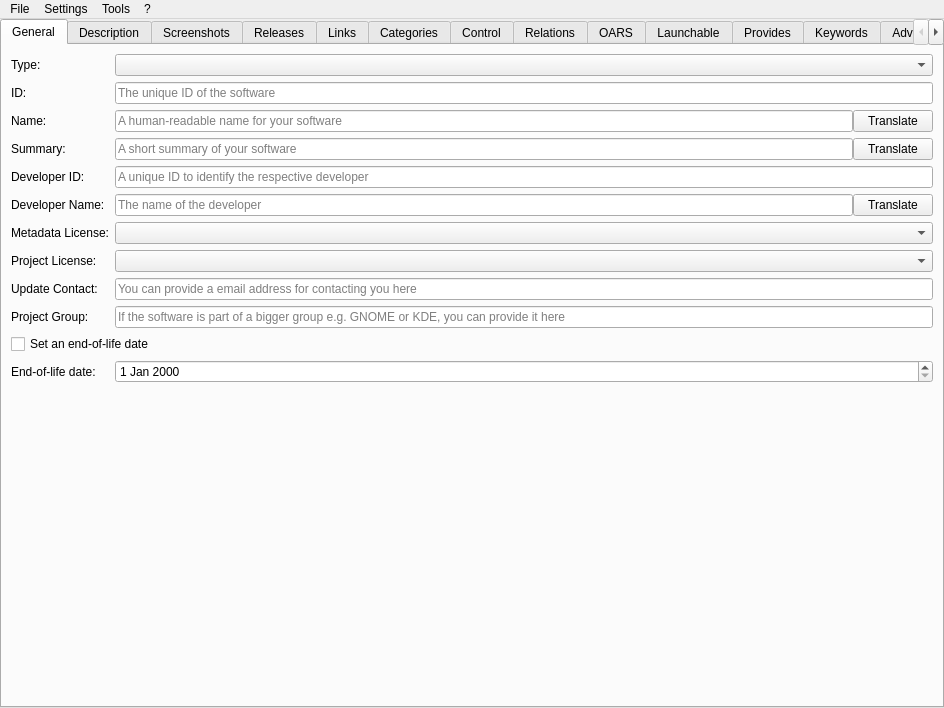
<?xml version="1.0" encoding="UTF-8"?>
<ui version="4.0">
 <class>MainWindow</class>
 <widget class="QMainWindow" name="MainWindow">
  <property name="geometry">
   <rect>
    <x>0</x>
    <y>0</y>
    <width>944</width>
    <height>708</height>
   </rect>
  </property>
  <property name="windowTitle">
   <string notr="true">jdAppStreamEdit</string>
  </property>
  <property name="documentMode">
   <bool>false</bool>
  </property>
  <widget class="QWidget" name="centralwidget">
   <layout class="QHBoxLayout" name="horizontalLayout">
    <property name="leftMargin">
     <number>0</number>
    </property>
    <property name="topMargin">
     <number>0</number>
    </property>
    <property name="rightMargin">
     <number>0</number>
    </property>
    <property name="bottomMargin">
     <number>0</number>
    </property>
    <item>
     <widget class="QTabWidget" name="main_tab_widget">
      <property name="currentIndex">
       <number>0</number>
      </property>
      <widget class="QWidget" name="tab">
       <attribute name="title">
        <string>General</string>
       </attribute>
       <layout class="QFormLayout" name="formLayout">
        <item row="0" column="0">
         <widget class="QLabel" name="label_22">
          <property name="text">
           <string>Type:</string>
          </property>
         </widget>
        </item>
        <item row="0" column="1">
         <widget class="QComboBox" name="component_type_box">
          <property name="sizePolicy">
           <sizepolicy hsizetype="Expanding" vsizetype="Fixed">
            <horstretch>0</horstretch>
            <verstretch>0</verstretch>
           </sizepolicy>
          </property>
         </widget>
        </item>
        <item row="1" column="0">
         <widget class="QLabel" name="label">
          <property name="text">
           <string>ID:</string>
          </property>
         </widget>
        </item>
        <item row="1" column="1">
         <widget class="QLineEdit" name="id_edit">
          <property name="placeholderText">
           <string>The unique ID of the software</string>
          </property>
         </widget>
        </item>
        <item row="2" column="0">
         <widget class="QLabel" name="label_2">
          <property name="text">
           <string>Name:</string>
          </property>
         </widget>
        </item>
        <item row="2" column="1">
         <layout class="QHBoxLayout" name="horizontalLayout_6">
          <property name="spacing">
           <number>0</number>
          </property>
          <item>
           <widget class="QLineEdit" name="name_edit">
            <property name="text">
             <string/>
            </property>
            <property name="placeholderText">
             <string>A human-readable name for your software</string>
            </property>
           </widget>
          </item>
          <item>
           <widget class="QPushButton" name="translate_name_button">
            <property name="text">
             <string>Translate</string>
            </property>
           </widget>
          </item>
         </layout>
        </item>
        <item row="3" column="0">
         <widget class="QLabel" name="label_7">
          <property name="text">
           <string>Summary:</string>
          </property>
         </widget>
        </item>
        <item row="3" column="1">
         <layout class="QHBoxLayout" name="horizontalLayout_7">
          <property name="spacing">
           <number>0</number>
          </property>
          <item>
           <widget class="QLineEdit" name="summary_edit">
            <property name="placeholderText">
             <string>A short summary of your software</string>
            </property>
           </widget>
          </item>
          <item>
           <widget class="QPushButton" name="translate_summary_button">
            <property name="text">
             <string>Translate</string>
            </property>
           </widget>
          </item>
         </layout>
        </item>
        <item row="4" column="0">
         <widget class="QLabel" name="label_23">
          <property name="text">
           <string>Developer ID:</string>
          </property>
         </widget>
        </item>
        <item row="4" column="1">
         <widget class="QLineEdit" name="developer_id_edit">
          <property name="placeholderText">
           <string>A unique ID to identify the respective developer</string>
          </property>
         </widget>
        </item>
        <item row="5" column="0">
         <widget class="QLabel" name="label_8">
          <property name="text">
           <string>Developer Name:</string>
          </property>
         </widget>
        </item>
        <item row="5" column="1">
         <layout class="QHBoxLayout" name="horizontalLayout_9">
          <property name="spacing">
           <number>0</number>
          </property>
          <item>
           <widget class="QLineEdit" name="developer_name_edit">
            <property name="placeholderText">
             <string>The name of the developer</string>
            </property>
           </widget>
          </item>
          <item>
           <widget class="QPushButton" name="translate_developer_name_button">
            <property name="text">
             <string>Translate</string>
            </property>
           </widget>
          </item>
         </layout>
        </item>
        <item row="6" column="0">
         <widget class="QLabel" name="label_3">
          <property name="text">
           <string>Metadata License:</string>
          </property>
         </widget>
        </item>
        <item row="6" column="1">
         <widget class="QComboBox" name="metadata_license_box">
          <property name="sizePolicy">
           <sizepolicy hsizetype="Expanding" vsizetype="Fixed">
            <horstretch>0</horstretch>
            <verstretch>0</verstretch>
           </sizepolicy>
          </property>
         </widget>
        </item>
        <item row="7" column="0">
         <widget class="QLabel" name="label_4">
          <property name="text">
           <string>Project License:</string>
          </property>
         </widget>
        </item>
        <item row="7" column="1">
         <widget class="QComboBox" name="project_license_box">
          <property name="sizePolicy">
           <sizepolicy hsizetype="Expanding" vsizetype="Fixed">
            <horstretch>0</horstretch>
            <verstretch>0</verstretch>
           </sizepolicy>
          </property>
          <property name="editable">
           <bool>false</bool>
          </property>
         </widget>
        </item>
        <item row="8" column="0">
         <widget class="QLabel" name="label_5">
          <property name="text">
           <string>Update Contact:</string>
          </property>
         </widget>
        </item>
        <item row="8" column="1">
         <widget class="QLineEdit" name="update_contact_edit">
          <property name="placeholderText">
           <string>You can provide a email address for contacting you here</string>
          </property>
         </widget>
        </item>
        <item row="9" column="0">
         <widget class="QLabel" name="label_6">
          <property name="text">
           <string>Project Group:</string>
          </property>
         </widget>
        </item>
        <item row="9" column="1">
         <widget class="QLineEdit" name="project_group_edit">
          <property name="placeholderText">
           <string>If the software is part of a bigger group e.g. GNOME or KDE, you can provide it here</string>
          </property>
         </widget>
        </item>
        <item row="10" column="0" colspan="2">
         <widget class="QCheckBox" name="end_of_life_check_box">
          <property name="text">
           <string>Set an end-of-life date</string>
          </property>
         </widget>
        </item>
        <item row="12" column="0">
         <widget class="QLabel" name="end_of_life_label">
          <property name="text">
           <string>End-of-life date:</string>
          </property>
         </widget>
        </item>
        <item row="12" column="1">
         <widget class="QDateEdit" name="end_of_life_date_edit"/>
        </item>
       </layout>
      </widget>
      <widget class="QWidget" name="description_tab">
       <attribute name="title">
        <string>Description</string>
       </attribute>
       <layout class="QVBoxLayout" name="description_layout">
        <property name="leftMargin">
         <number>0</number>
        </property>
        <property name="topMargin">
         <number>0</number>
        </property>
        <property name="rightMargin">
         <number>0</number>
        </property>
        <property name="bottomMargin">
         <number>0</number>
        </property>
       </layout>
      </widget>
      <widget class="QWidget" name="tab_2">
       <attribute name="title">
        <string>Screenshots</string>
       </attribute>
       <layout class="QVBoxLayout" name="verticalLayout">
        <item>
         <widget class="QTableWidget" name="screenshot_table">
          <property name="selectionBehavior">
           <enum>QAbstractItemView::SelectionBehavior::SelectRows</enum>
          </property>
          <property name="rowCount">
           <number>0</number>
          </property>
          <property name="columnCount">
           <number>4</number>
          </property>
          <column>
           <property name="text">
            <string>URL</string>
           </property>
          </column>
          <column>
           <property name="text">
            <string>Default</string>
           </property>
          </column>
          <column>
           <property name="text">
            <string>Edit</string>
           </property>
          </column>
          <column>
           <property name="text">
            <string>Remove</string>
           </property>
          </column>
         </widget>
        </item>
        <item>
         <layout class="QHBoxLayout" name="horizontalLayout_2">
          <item>
           <widget class="QPushButton" name="screenshot_add_button">
            <property name="text">
             <string>Add</string>
            </property>
           </widget>
          </item>
          <item>
           <widget class="QPushButton" name="check_screenshot_url_button">
            <property name="text">
             <string>Check Image URLs</string>
            </property>
           </widget>
          </item>
         </layout>
        </item>
       </layout>
      </widget>
      <widget class="QWidget" name="releases_tab">
       <attribute name="title">
        <string>Releases</string>
       </attribute>
       <layout class="QVBoxLayout" name="releases_layout">
        <item>
         <widget class="QRadioButton" name="internal_releases_radio_button">
          <property name="text">
           <string>Internal</string>
          </property>
         </widget>
        </item>
        <item>
         <widget class="QLabel" name="releases_widget_placeholder">
          <property name="text">
           <string notr="true">Releases Widget Placeholder</string>
          </property>
          <property name="alignment">
           <set>Qt::AlignmentFlag::AlignCenter</set>
          </property>
         </widget>
        </item>
        <item>
         <widget class="QRadioButton" name="external_releases_radio_button">
          <property name="text">
           <string>E&amp;xternal</string>
          </property>
         </widget>
        </item>
        <item>
         <layout class="QHBoxLayout" name="horizontalLayout_3">
          <item>
           <widget class="QLabel" name="external_releases_url_label">
            <property name="text">
             <string>URL:</string>
            </property>
           </widget>
          </item>
          <item>
           <widget class="QLineEdit" name="external_releases_url_edit"/>
          </item>
         </layout>
        </item>
       </layout>
      </widget>
      <widget class="QWidget" name="tab_3">
       <attribute name="title">
        <string>Links</string>
       </attribute>
       <layout class="QVBoxLayout" name="verticalLayout_3">
        <item>
         <layout class="QFormLayout" name="formLayout_2">
          <item row="0" column="0">
           <widget class="QLabel" name="homepage_url_label">
            <property name="text">
             <string>Homepage:</string>
            </property>
           </widget>
          </item>
          <item row="0" column="1">
           <widget class="QLineEdit" name="homepage_url_edit">
            <property name="placeholderText">
             <string>Should be a link to the upstream homepage for the component</string>
            </property>
           </widget>
          </item>
          <item row="1" column="0">
           <widget class="QLabel" name="bugtracker_url_label">
            <property name="text">
             <string>Bugtracker:</string>
            </property>
           </widget>
          </item>
          <item row="1" column="1">
           <widget class="QLineEdit" name="bugtracker_url_edit">
            <property name="placeholderText">
             <string>Should point to the software's bug tracking system, for users to report new bugs</string>
            </property>
           </widget>
          </item>
          <item row="2" column="0">
           <widget class="QLabel" name="faq_url_label">
            <property name="text">
             <string>FAQ:</string>
            </property>
           </widget>
          </item>
          <item row="2" column="1">
           <widget class="QLineEdit" name="faq_url_edit">
            <property name="placeholderText">
             <string>Should link a FAQ page for this software, to answer some of the most-asked questions in detail</string>
            </property>
           </widget>
          </item>
          <item row="3" column="0">
           <widget class="QLabel" name="help_url_label">
            <property name="text">
             <string>Help:</string>
            </property>
           </widget>
          </item>
          <item row="3" column="1">
           <widget class="QLineEdit" name="help_url_edit">
            <property name="placeholderText">
             <string>Should provide a web link to an online user's reference, a software manual or help page</string>
            </property>
           </widget>
          </item>
          <item row="4" column="0">
           <widget class="QLabel" name="donation_url_label">
            <property name="text">
             <string>Donation:</string>
            </property>
           </widget>
          </item>
          <item row="4" column="1">
           <widget class="QLineEdit" name="donation_url_edit">
            <property name="placeholderText">
             <string>URLs of this type should point to a webpage showing information on how to donate to the described software project</string>
            </property>
           </widget>
          </item>
          <item row="5" column="0">
           <widget class="QLabel" name="translate_url_label">
            <property name="text">
             <string>Translate:</string>
            </property>
           </widget>
          </item>
          <item row="5" column="1">
           <widget class="QLineEdit" name="translate_url_edit">
            <property name="placeholderText">
             <string>URLs of this type should point to a webpage where users can submit or modify translations of the upstream project</string>
            </property>
           </widget>
          </item>
          <item row="6" column="0">
           <widget class="QLabel" name="contact_url_label">
            <property name="text">
             <string>Contact:</string>
            </property>
           </widget>
          </item>
          <item row="6" column="1">
           <widget class="QLineEdit" name="contact_url_edit">
            <property name="placeholderText">
             <string>URLs of this type should allow the user to contact the developer</string>
            </property>
           </widget>
          </item>
          <item row="7" column="0">
           <widget class="QLabel" name="vcs_browser_url_label">
            <property name="text">
             <string>Sourcecode:</string>
            </property>
           </widget>
          </item>
          <item row="7" column="1">
           <widget class="QLineEdit" name="vcs_browser_url_edit">
            <property name="placeholderText">
             <string>URLs of this type should point to a webpage on which the user can browse the sourcecode</string>
            </property>
           </widget>
          </item>
          <item row="8" column="0">
           <widget class="QLabel" name="contribute_url_label">
            <property name="text">
             <string>Contribute:</string>
            </property>
           </widget>
          </item>
          <item row="8" column="1">
           <widget class="QLineEdit" name="contribute_url_edit">
            <property name="placeholderText">
             <string>URLs of this type should point to a webpage showing information on how to contribute to the described software project</string>
            </property>
           </widget>
          </item>
         </layout>
        </item>
        <item>
         <widget class="QPushButton" name="check_links_url_button">
          <property name="maximumSize">
           <size>
            <width>16777215</width>
            <height>16777215</height>
           </size>
          </property>
          <property name="text">
           <string>Check URLs</string>
          </property>
         </widget>
        </item>
        <item>
         <spacer name="verticalSpacer">
          <property name="orientation">
           <enum>Qt::Orientation::Vertical</enum>
          </property>
          <property name="sizeHint" stdset="0">
           <size>
            <width>20</width>
            <height>40</height>
           </size>
          </property>
         </spacer>
        </item>
       </layout>
      </widget>
      <widget class="QWidget" name="tab_5">
       <attribute name="title">
        <string>Categories</string>
       </attribute>
       <layout class="QVBoxLayout" name="verticalLayout_4">
        <item>
         <widget class="QListWidget" name="categorie_list">
          <property name="dragDropMode">
           <enum>QAbstractItemView::DragDropMode::InternalMove</enum>
          </property>
         </widget>
        </item>
        <item>
         <layout class="QHBoxLayout" name="horizontalLayout_4">
          <item>
           <widget class="QPushButton" name="categorie_add_button">
            <property name="text">
             <string>Add</string>
            </property>
           </widget>
          </item>
          <item>
           <widget class="QPushButton" name="categorie_remove_button">
            <property name="text">
             <string>Remove</string>
            </property>
           </widget>
          </item>
         </layout>
        </item>
       </layout>
      </widget>
      <widget class="QWidget" name="tab_6">
       <attribute name="title">
        <string>Control</string>
       </attribute>
       <layout class="QVBoxLayout" name="verticalLayout_5">
        <item>
         <widget class="QLabel" name="label_9">
          <property name="text">
           <string>You can select  here, how your Software can be controlled</string>
          </property>
         </widget>
        </item>
        <item>
         <layout class="QHBoxLayout" name="horizontalLayout_5">
          <item>
           <layout class="QFormLayout" name="formLayout_3">
            <item row="0" column="0">
             <widget class="QLabel" name="label_10">
              <property name="text">
               <string>Mouse:</string>
              </property>
             </widget>
            </item>
            <item row="0" column="1">
             <widget class="QComboBox" name="control_box_pointing">
              <property name="maximumSize">
               <size>
                <width>200</width>
                <height>16777215</height>
               </size>
              </property>
             </widget>
            </item>
            <item row="1" column="0">
             <widget class="QLabel" name="label_11">
              <property name="text">
               <string>Keyboard:</string>
              </property>
             </widget>
            </item>
            <item row="1" column="1">
             <widget class="QComboBox" name="control_box_keyboard">
              <property name="maximumSize">
               <size>
                <width>200</width>
                <height>16777215</height>
               </size>
              </property>
             </widget>
            </item>
            <item row="2" column="0">
             <widget class="QLabel" name="label_12">
              <property name="text">
               <string>Command Line:</string>
              </property>
             </widget>
            </item>
            <item row="2" column="1">
             <widget class="QComboBox" name="control_box_console">
              <property name="maximumSize">
               <size>
                <width>200</width>
                <height>16777215</height>
               </size>
              </property>
             </widget>
            </item>
            <item row="3" column="0">
             <widget class="QLabel" name="label_13">
              <property name="text">
               <string>Graphics Tablet:</string>
              </property>
             </widget>
            </item>
            <item row="3" column="1">
             <widget class="QComboBox" name="control_box_tablet">
              <property name="maximumSize">
               <size>
                <width>200</width>
                <height>16777215</height>
               </size>
              </property>
             </widget>
            </item>
            <item row="4" column="0">
             <widget class="QLabel" name="label_14">
              <property name="text">
               <string>Touchscreen:</string>
              </property>
             </widget>
            </item>
            <item row="4" column="1">
             <widget class="QComboBox" name="control_box_touch">
              <property name="maximumSize">
               <size>
                <width>200</width>
                <height>16777215</height>
               </size>
              </property>
             </widget>
            </item>
            <item row="5" column="0">
             <widget class="QLabel" name="label_15">
              <property name="text">
               <string>Gamepad:</string>
              </property>
             </widget>
            </item>
            <item row="5" column="1">
             <widget class="QComboBox" name="control_box_gamepad">
              <property name="maximumSize">
               <size>
                <width>200</width>
                <height>16777215</height>
               </size>
              </property>
             </widget>
            </item>
            <item row="6" column="0">
             <widget class="QLabel" name="label_16">
              <property name="text">
               <string>TV remote:</string>
              </property>
             </widget>
            </item>
            <item row="6" column="1">
             <widget class="QComboBox" name="control_box_tv_remote">
              <property name="maximumSize">
               <size>
                <width>200</width>
                <height>16777215</height>
               </size>
              </property>
             </widget>
            </item>
            <item row="7" column="0">
             <widget class="QLabel" name="label_17">
              <property name="text">
               <string>Voice:</string>
              </property>
             </widget>
            </item>
            <item row="7" column="1">
             <widget class="QComboBox" name="control_box_voice">
              <property name="maximumSize">
               <size>
                <width>200</width>
                <height>16777215</height>
               </size>
              </property>
             </widget>
            </item>
            <item row="8" column="0">
             <widget class="QLabel" name="label_18">
              <property name="text">
               <string>Computer vision:</string>
              </property>
             </widget>
            </item>
            <item row="8" column="1">
             <widget class="QComboBox" name="control_box_vision">
              <property name="sizePolicy">
               <sizepolicy hsizetype="Preferred" vsizetype="Maximum">
                <horstretch>0</horstretch>
                <verstretch>0</verstretch>
               </sizepolicy>
              </property>
              <property name="maximumSize">
               <size>
                <width>200</width>
                <height>16777215</height>
               </size>
              </property>
             </widget>
            </item>
           </layout>
          </item>
         </layout>
        </item>
        <item>
         <spacer name="verticalSpacer_2">
          <property name="orientation">
           <enum>Qt::Orientation::Vertical</enum>
          </property>
          <property name="sizeHint" stdset="0">
           <size>
            <width>20</width>
            <height>40</height>
           </size>
          </property>
         </spacer>
        </item>
       </layout>
      </widget>
      <widget class="QWidget" name="relations_tab">
       <attribute name="title">
        <string>Relations</string>
       </attribute>
       <layout class="QVBoxLayout" name="relations_layout">
        <property name="leftMargin">
         <number>0</number>
        </property>
        <property name="topMargin">
         <number>0</number>
        </property>
        <property name="rightMargin">
         <number>0</number>
        </property>
        <property name="bottomMargin">
         <number>0</number>
        </property>
       </layout>
      </widget>
      <widget class="QWidget" name="oras_tab">
       <attribute name="title">
        <string>OARS</string>
       </attribute>
       <layout class="QVBoxLayout" name="oras_layout">
        <property name="spacing">
         <number>0</number>
        </property>
        <property name="leftMargin">
         <number>0</number>
        </property>
        <property name="topMargin">
         <number>0</number>
        </property>
        <property name="rightMargin">
         <number>0</number>
        </property>
        <property name="bottomMargin">
         <number>0</number>
        </property>
       </layout>
      </widget>
      <widget class="QWidget" name="tab_4">
       <attribute name="title">
        <string>Launchable</string>
       </attribute>
       <layout class="QVBoxLayout" name="verticalLayout_2">
        <item>
         <widget class="QLabel" name="label_19">
          <property name="text">
           <string>Indicates possible methods to launch the software described in this component</string>
          </property>
          <property name="alignment">
           <set>Qt::AlignmentFlag::AlignCenter</set>
          </property>
          <property name="wordWrap">
           <bool>true</bool>
          </property>
         </widget>
        </item>
        <item>
         <widget class="QTableWidget" name="launchable_table">
          <property name="dragDropMode">
           <enum>QAbstractItemView::DragDropMode::InternalMove</enum>
          </property>
          <property name="selectionBehavior">
           <enum>QAbstractItemView::SelectionBehavior::SelectRows</enum>
          </property>
          <column>
           <property name="text">
            <string>Type</string>
           </property>
          </column>
          <column>
           <property name="text">
            <string>Value</string>
           </property>
          </column>
          <column>
           <property name="text">
            <string>Remove</string>
           </property>
          </column>
         </widget>
        </item>
        <item>
         <widget class="QPushButton" name="launchable_add_button">
          <property name="text">
           <string>Add</string>
          </property>
         </widget>
        </item>
       </layout>
      </widget>
      <widget class="QWidget" name="tab_7">
       <attribute name="title">
        <string>Provides</string>
       </attribute>
       <layout class="QVBoxLayout" name="verticalLayout_6">
        <item>
         <widget class="QLabel" name="label_20">
          <property name="text">
           <string>This is for advanced users. For more information take a look at the Appstream documentation.</string>
          </property>
          <property name="alignment">
           <set>Qt::AlignmentFlag::AlignCenter</set>
          </property>
         </widget>
        </item>
        <item>
         <widget class="QTableWidget" name="provides_table">
          <property name="selectionBehavior">
           <enum>QAbstractItemView::SelectionBehavior::SelectRows</enum>
          </property>
          <column>
           <property name="text">
            <string>Type</string>
           </property>
          </column>
          <column>
           <property name="text">
            <string>Value</string>
           </property>
          </column>
          <column>
           <property name="text">
            <string>Remove</string>
           </property>
          </column>
         </widget>
        </item>
        <item>
         <widget class="QPushButton" name="provides_add_button">
          <property name="text">
           <string>Add</string>
          </property>
         </widget>
        </item>
       </layout>
      </widget>
      <widget class="QWidget" name="tab_8">
       <attribute name="title">
        <string>Keywords</string>
       </attribute>
       <layout class="QVBoxLayout" name="verticalLayout_7">
        <item>
         <widget class="QLabel" name="label_21">
          <property name="text">
           <string>You can manage the Keywords for the Software here</string>
          </property>
          <property name="alignment">
           <set>Qt::AlignmentFlag::AlignCenter</set>
          </property>
         </widget>
        </item>
        <item>
         <widget class="QListWidget" name="keyword_list">
          <property name="dragDropMode">
           <enum>QAbstractItemView::DragDropMode::InternalMove</enum>
          </property>
         </widget>
        </item>
        <item>
         <layout class="QHBoxLayout" name="horizontalLayout_8">
          <item>
           <widget class="QPushButton" name="keyword_add_button">
            <property name="text">
             <string>Add</string>
            </property>
           </widget>
          </item>
          <item>
           <widget class="QPushButton" name="keyword_edit_button">
            <property name="text">
             <string>Edit</string>
            </property>
           </widget>
          </item>
          <item>
           <widget class="QPushButton" name="keyword_remove_button">
            <property name="text">
             <string>Remove</string>
            </property>
           </widget>
          </item>
         </layout>
        </item>
       </layout>
      </widget>
      <widget class="QWidget" name="advanced_tab">
       <attribute name="title">
        <string>Advanced</string>
       </attribute>
       <layout class="QHBoxLayout" name="advanced_layout">
        <property name="spacing">
         <number>0</number>
        </property>
        <property name="leftMargin">
         <number>0</number>
        </property>
        <property name="topMargin">
         <number>0</number>
        </property>
        <property name="rightMargin">
         <number>0</number>
        </property>
        <property name="bottomMargin">
         <number>0</number>
        </property>
       </layout>
      </widget>
     </widget>
    </item>
   </layout>
  </widget>
  <widget class="QMenuBar" name="menubar">
   <property name="geometry">
    <rect>
     <x>0</x>
     <y>0</y>
     <width>944</width>
     <height>30</height>
    </rect>
   </property>
   <widget class="QMenu" name="menuFile">
    <property name="title">
     <string>File</string>
    </property>
    <widget class="QMenu" name="recent_files_menu">
     <property name="title">
      <string>Open recent</string>
     </property>
     <addaction name="actionPlaceholder"/>
    </widget>
    <widget class="QMenu" name="new_template_file_menu">
     <property name="title">
      <string>New (from Template)</string>
     </property>
     <addaction name="actionPlaceholder_2"/>
    </widget>
    <addaction name="new_action"/>
    <addaction name="new_desktop_file_action"/>
    <addaction name="new_template_file_menu"/>
    <addaction name="separator"/>
    <addaction name="open_action"/>
    <addaction name="recent_files_menu"/>
    <addaction name="open_url_action"/>
    <addaction name="separator"/>
    <addaction name="save_action"/>
    <addaction name="save_as_action"/>
    <addaction name="separator"/>
    <addaction name="exit_action"/>
   </widget>
   <widget class="QMenu" name="menu">
    <property name="title">
     <string>?</string>
    </property>
    <addaction name="welcome_dialog_action"/>
    <addaction name="documentation_action"/>
    <addaction name="separator"/>
    <addaction name="view_source_action"/>
    <addaction name="report_bug_action"/>
    <addaction name="translate_action"/>
    <addaction name="donate_action"/>
    <addaction name="separator"/>
    <addaction name="about_action"/>
    <addaction name="about_qt_action"/>
   </widget>
   <widget class="QMenu" name="menuSettings">
    <property name="title">
     <string>Settings</string>
    </property>
    <addaction name="settings_action"/>
    <addaction name="manage_templates_action"/>
    <addaction name="plugins_action"/>
   </widget>
   <widget class="QMenu" name="menuTools">
    <property name="title">
     <string>Tools</string>
    </property>
    <addaction name="validate_action"/>
    <addaction name="view_xml_action"/>
    <addaction name="preview_gnome_software"/>
    <addaction name="view_catalog_action"/>
    <addaction name="compose_directory_action"/>
    <addaction name="sysinfo_action"/>
   </widget>
   <addaction name="menuFile"/>
   <addaction name="menuSettings"/>
   <addaction name="menuTools"/>
   <addaction name="menu"/>
  </widget>
  <action name="open_action">
   <property name="text">
    <string>Open</string>
   </property>
   <property name="shortcut">
    <string notr="true">Ctrl+O</string>
   </property>
  </action>
  <action name="save_action">
   <property name="text">
    <string>Save</string>
   </property>
   <property name="shortcut">
    <string notr="true">Ctrl+S</string>
   </property>
  </action>
  <action name="save_as_action">
   <property name="text">
    <string>Save As...</string>
   </property>
  </action>
  <action name="about_action">
   <property name="text">
    <string>About</string>
   </property>
  </action>
  <action name="about_qt_action">
   <property name="text">
    <string>About Qt</string>
   </property>
  </action>
  <action name="exit_action">
   <property name="text">
    <string>Exit</string>
   </property>
   <property name="shortcut">
    <string notr="true">Ctrl+Q</string>
   </property>
  </action>
  <action name="new_action">
   <property name="text">
    <string>New</string>
   </property>
   <property name="shortcut">
    <string notr="true">Ctrl+N</string>
   </property>
  </action>
  <action name="settings_action">
   <property name="text">
    <string>Settings</string>
   </property>
  </action>
  <action name="validate_action">
   <property name="text">
    <string>Validate</string>
   </property>
  </action>
  <action name="actionPlaceholder">
   <property name="text">
    <string notr="true">Placeholder</string>
   </property>
  </action>
  <action name="documentation_action">
   <property name="text">
    <string>AppStream documentation</string>
   </property>
  </action>
  <action name="view_xml_action">
   <property name="text">
    <string>View XML</string>
   </property>
  </action>
  <action name="preview_gnome_software">
   <property name="text">
    <string>Preview in Gnome Software</string>
   </property>
  </action>
  <action name="welcome_dialog_action">
   <property name="text">
    <string>Show welcome dialog</string>
   </property>
  </action>
  <action name="open_url_action">
   <property name="text">
    <string>Open from URL</string>
   </property>
  </action>
  <action name="new_desktop_file_action">
   <property name="text">
    <string>New (from .desktop file)</string>
   </property>
  </action>
  <action name="manage_templates_action">
   <property name="text">
    <string>Manage templates</string>
   </property>
  </action>
  <action name="actionPlaceholder_2">
   <property name="text">
    <string notr="true">Placeholder</string>
   </property>
  </action>
  <action name="view_source_action">
   <property name="text">
    <string>View Source</string>
   </property>
  </action>
  <action name="report_bug_action">
   <property name="text">
    <string>Report Bug</string>
   </property>
  </action>
  <action name="translate_action">
   <property name="text">
    <string>Translate</string>
   </property>
  </action>
  <action name="donate_action">
   <property name="text">
    <string>Donate</string>
   </property>
  </action>
  <action name="plugins_action">
   <property name="text">
    <string>Plugins</string>
   </property>
  </action>
  <action name="compose_directory_action">
   <property name="text">
    <string>Compose existing Directory</string>
   </property>
  </action>
  <action name="view_catalog_action">
   <property name="text">
    <string>View Catalog</string>
   </property>
  </action>
  <action name="sysinfo_action">
   <property name="text">
    <string>Sysinfo</string>
   </property>
  </action>
 </widget>
 <resources/>
 <connections/>
</ui>
